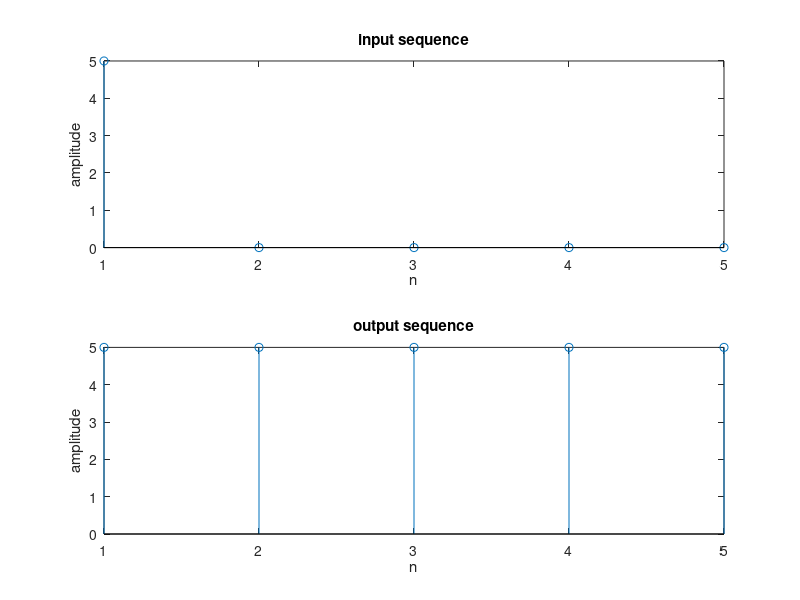

Recreate this plot in MATLAB.
close all
clear all
clc
X=input("enter the sequence    ");
N=input("enter the length of desired DFT sequence    ");
m=length(X);
disp(m);
if m<N
    for (i=m+1:N);
        X(i)=0;
    end
end
for (k=0:N-1);
    z(k+1)=0;
    for (n=0:1:N-1);
        z(k+1)=z(k+1)+(X(n+1)*exp(-2*pi*i*n*k/N));
    end
end
disp(z);
subplot(2,1,1);
stem(X);
title("input sequence");
xlabel("n");
ylabel("amplitude");
subplot(2,1,2);
stem(abs(z));
title("output sequence");
xlabel("n");
ylabel("amplitude");    
